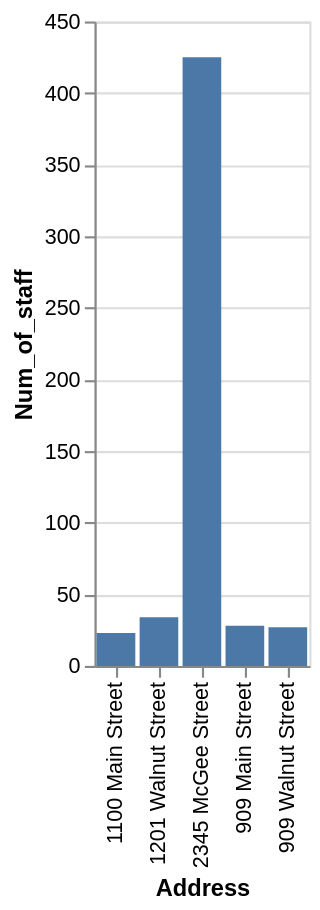

The specification (Vega-Lite) saved for this image:
### Vega-Lite specification from a JSON file in a GitHub repository (floating-point values rounded to 4 significant figures)
{"data": {"values": [{"x_data": "1100 Main Street", "y_data": 23}, {"x_data": "1201 Walnut Street", "y_data": 34}, {"x_data": "2345 McGee Street", "y_data": 425}, {"x_data": "909 Main Street", "y_data": 28}, {"x_data": "909 Walnut Street", "y_data": 27}]}, "mark": "bar", "encoding": {"x": {"field": "x_data", "type": "nominal", "title": "Address", "sort": "ascending"}, "y": {"field": "y_data", "type": "quantitative", "title": "Num_of_staff"}}}
